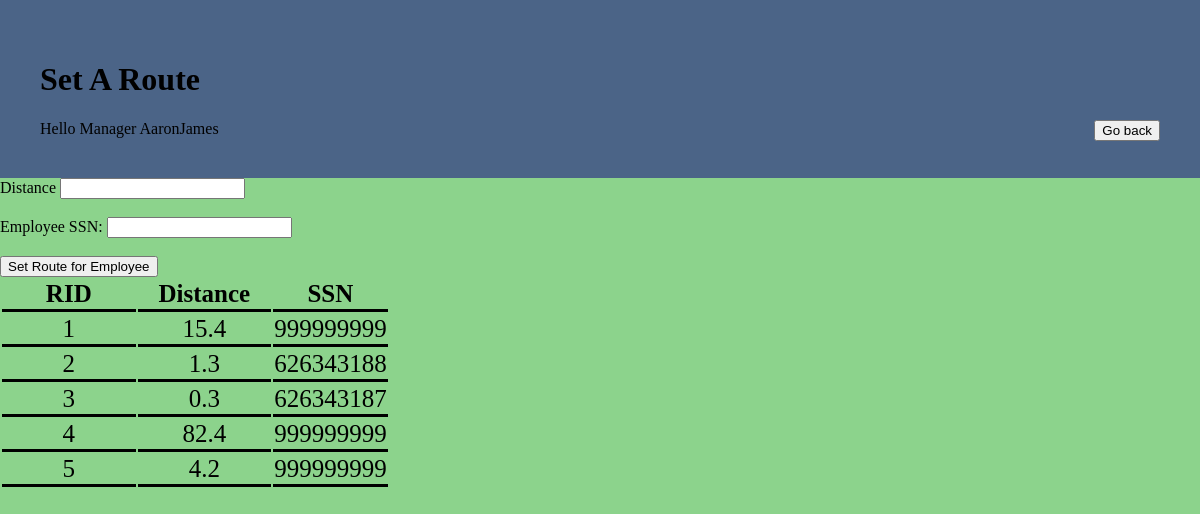
Screenshot of /setRoute.php (signed in) with the database file from the repository.
### tables this page shows
CREATE TABLE AssignedRoute (
    RID			integer, 
    Distance 	real,
    SSN			integer,
    primary key (RID),
    FOREIGN KEY (SSN) REFERENCES Courier(SSN)
        ON UPDATE CASCADE
        ON DELETE SET NULL
);

### setRoute.php (the view, shortened to what this page needs)
<!DOCTYPE html>
<html>
<head>
    <link rel="stylesheet" href="styles.css">
</head>
<body>
    <div class="header">
        <h1>Set A Route</h1>
        <div class="account">
            <button onclick="window.location.href='<?php echo $_SESSION['returnpage']; ?>'" class="account-button">Go back</button>
        </div>
        <?php
        echo "Hello Manager ".$_SESSION['username'];
        ?>
    </div>
    <div class = "parcel-form">
            <form action = "addRoute.php" method = "post">
                <label for="Distance">Distance</label>
                <input type="text" name="Distance"><br><br>
                <label for="SSN">Employee SSN:</label>
                <input type="SSN" name="SSN"><br><br>
                <input name = "addParcel" type="submit" value="Set Route for Employee">
            </form>
    </div>
    <div class = "routes-table">
    <?php
        $conn = OpenCon();
        $sql = "SELECT RID, Distance, SSN  FROM AssignedRoute AR";
        $resultAR = $conn->query($sql);
        if ($resultAR->num_rows > 0) {
            echo "<table>
                <tr>
                    <th id='title' class='border-class'>RID</th>
					<th id='title' class='border-class'>Distance</th>
					<th id='title' class='border-class'>SSN</th>
                </tr>";
            while ($row = $resultAR->fetch_assoc()) {
                echo
                    "<tr>
                    <td class='border-class'>" . $row["RID"] . "</td>
					<td class='border-class'>" . $row["Distance"] . "</td>
					<td class='border-class'>" . $row["SSN"] . "</td>
                </tr>";
            }
            echo "</table>";
        } else {
            echo "0 results";
        }
        ?>
</body>
</html>

### styles.css (style rules this page uses)
body { background-color: #8cd38c; margin: 0px; padding: 0px; }
.header { background-color: rgb(75, 100, 135); padding: 40px 40px 40px 40px; margin: 0px; }
.account-button { float: right; margin-left: 15px; }
.border-class { width: 35%; font-size: 25px; border-bottom-style: solid; border-bottom-color: black; border-bottom-width: 3px; }

### setRoute.php (style rules this page uses)
.border-class { width: 35%; font-size: 25px; border-bottom-style: solid; border-bottom-color: black; border-bottom-width: 3px; }
.header { text-align: left; }
.routes-table { text-align: center; }

### rows the page displays
assignedroute: RID "1", Distance "15.4", SSN "999999999"
assignedroute: RID "2", Distance "1.3", SSN "626343188"
assignedroute: RID "3", Distance "0.3", SSN "626343187"
assignedroute: RID "4", Distance "82.4", SSN "999999999"
assignedroute: RID "5", Distance "4.2", SSN "999999999"

### other values shown
$_SESSION['username'] "AaronJames"
